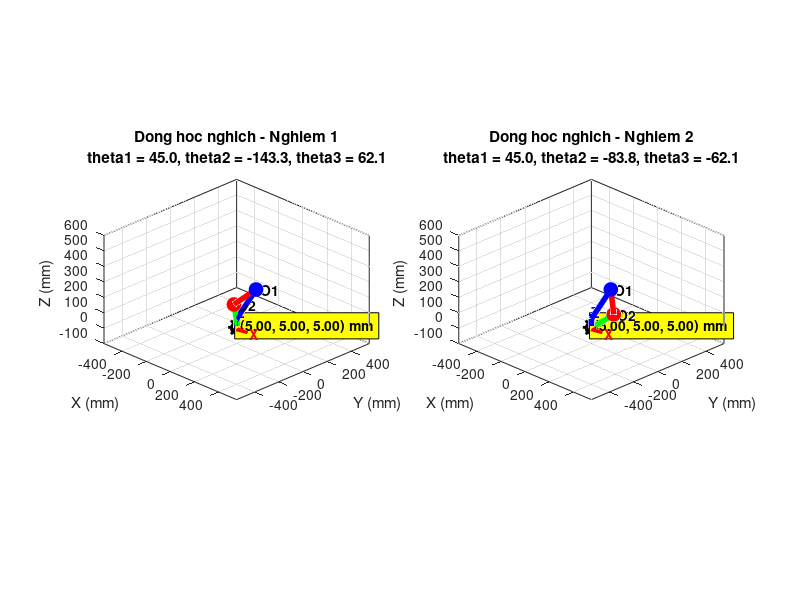

Write the MATLAB code that produced this figure.
% Mô phỏng động học nghịch
clear;
clc;
close all;

% 1. THONG SO ROBOT (mm)
L1 = 114;
L2 = 162;
L3 = 150;
d1 = 250;

%Nhập toạ độ mục tiêu
Px=input('Nhập Px(mm): ');
Py=input('Nhập Py(mm): ');
Pz=input('Nhập Pz(mm): ');

% Tính động học nghịch
theta1 = atan2(Py,Px);

Z = Pz - d1;
R = sqrt((Px^2 + Py^2))-L1;
D = (Z^2 + R^2 - L2^2 -L3^2)/(2*L2*L3);
% theta3 có 2 nghiệm
theta3_1 = atan2(sqrt(1-D^2),D);
theta3_2 = atan2(-sqrt(1-D^2),D);

% tính theta2 theo 2 nghiệm của theta3
A1 = L2 + L3*cos(theta3_1);
B1 = L3*sin(theta3_1);
A2 = L2 + L3*cos(theta3_2);
B2 = L3*sin(theta3_2);

theta2_1 = atan2((A1*Z - B1*R),(B1*Z + A1*R));
theta2_2 = atan2((A2*Z - B2*R),(B2*Z + A2*R));

%% 4. HIEN THI GOC KHOP

fprintf('\n===== NGHIEM 1 =====\n');
fprintf('Theta1 = %.2f do\n',rad2deg(theta1));
fprintf('Theta2 = %.2f do\n',rad2deg(theta2_1));
fprintf('Theta3 = %.2f do\n',rad2deg(theta3_1));

fprintf('\n===== NGHIEM 2 =====\n');
fprintf('Theta1 = %.2f do\n',rad2deg(theta1));
fprintf('Theta2 = %.2f do\n',rad2deg(theta2_2));
fprintf('Theta3 = %.2f do\n',rad2deg(theta3_2));

%% 5. VE ROBOT CHO HAI NGHIEM

theta2_all = [theta2_1,theta2_2];
theta3_all = [theta3_1,theta3_2];

figure('Color','white', ...
       'Position',[100 100 1400 650]);

for k = 1:2

    t2 = theta2_all(k);
    t3 = theta3_all(k);

    %% 6. TOA DO CAC KHOP

    O0 = [0;0;0];

    O1 = [L1*cos(theta1);
          L1*sin(theta1);
          d1];

    O2 = [(L1+L2*cos(t2))*cos(theta1);
          (L1+L2*cos(t2))*sin(theta1);
          d1+L2*sin(t2)];

    O3 = [(L1+L2*cos(t2)+L3*cos(t2+t3))*cos(theta1);
          (L1+L2*cos(t2)+L3*cos(t2+t3))*sin(theta1);
          d1+L2*sin(t2)+L3*sin(t2+t3)];

    % Kiem tra sai so
    saiSo = norm(O3-[Px;Py;Pz]);

    fprintf('\nSai so nghiem %d: %.8f mm\n',k,saiSo);

    %% 7. TAO DO THI

    subplot(1,2,k);
    hold on;
    grid on;
    box on;
    axis equal;

    % Diem trung gian de ve de robot
    h = 60;
    
    P = [0;
         0;
         h];

    %% 8. VE CAC KHAU

    % Ve tu O0 den P
    plot3([O0(1) P(1)], ...
          [O0(2) P(2)], ...
          [O0(3) P(3)], ...
          'b','LineWidth',4);
    
    % Ve tu P den O1
    plot3([P(1) O1(1)], ...
          [P(2) O1(2)], ...
          [P(3) O1(3)], ...
          'b','LineWidth',4);

    % Khau 2
    plot3([O1(1) O2(1)], ...
          [O1(2) O2(2)], ...
          [O1(3) O2(3)], ...
          'r','LineWidth',4);

    % Khau 3
    plot3([O2(1) O3(1)], ...
          [O2(2) O3(2)], ...
          [O2(3) O3(3)], ...
          'g','LineWidth',4);

    %% 9. VE CAC KHOP

    plot3(O0(1),O0(2),O0(3), ...
          'ko','MarkerSize',9, ...
          'MarkerFaceColor','k');

    plot3(O1(1),O1(2),O1(3), ...
          'bo','MarkerSize',10, ...
          'MarkerFaceColor','b');

    plot3(O2(1),O2(2),O2(3), ...
          'ro','MarkerSize',10, ...
          'MarkerFaceColor','r');

    % Dau * tai End-Effector
    plot3(O3(1),O3(2),O3(3), ...
          'k*','MarkerSize',14, ...
          'LineWidth',2);

    %% 10. GAN TEN CAC KHOP

    text(O0(1),O0(2),O0(3), ...
         ' O0','FontWeight','bold');

    text(O1(1),O1(2),O1(3), ...
         ' O1','FontWeight','bold');

    text(O2(1),O2(2),O2(3), ...
         ' O2','FontWeight','bold');

    text(O3(1),O3(2),O3(3), ...
         ' END','FontWeight','bold');

    %% 11. HIEN THI TOA DO END-EFFECTOR

    toaDo = sprintf('(%.2f, %.2f, %.2f) mm', ...
                    O3(1),O3(2),O3(3));

    % Dat o toa do gan End-Effector
    text(O3(1)+10, ...
         O3(2)+10, ...
         O3(3)+10, ...
         toaDo, ...
         'FontSize',10, ...
         'FontWeight','bold', ...
         'BackgroundColor','yellow', ...
         'EdgeColor','black', ...
         'Margin',4, ...
         'Clipping','off');

    %% 12. VE HE TRUC XYZ

    axisLength = 100;

    % Truc X
    quiver3(0,0,0,axisLength,0,0, ...
            'r','LineWidth',2, ...
            'MaxHeadSize',0.5);

    % Truc Y
    quiver3(0,0,0,0,axisLength,0, ...
            'g','LineWidth',2, ...
            'MaxHeadSize',0.5);

    % Truc Z
    quiver3(0,0,0,0,0,axisLength, ...
            'b','LineWidth',2, ...
            'MaxHeadSize',0.5);

    %% 13. GAN TEN XYZ

    text(axisLength+10,0,0,'X', ...
         'Color','r','FontWeight','bold');

    text(0,axisLength+10,0,'Y', ...
         'Color','g','FontWeight','bold');

    text(0,0,axisLength+10,'Z', ...
         'Color','b','FontWeight','bold');

    %% 14. CAI DAT DO THI

    xlabel('X (mm)');
    ylabel('Y (mm)');
    zlabel('Z (mm)');

    title({sprintf('Dong hoc nghich - Nghiem %d',k), ...
           sprintf('theta1 = %.1f, theta2 = %.1f, theta3 = %.1f', ...
           rad2deg(theta1),rad2deg(t2),rad2deg(t3))});

    xlim([-550 550]);
    ylim([-550 550]);
    zlim([-100 600]);

    view(45,25);

    hold off;
end
